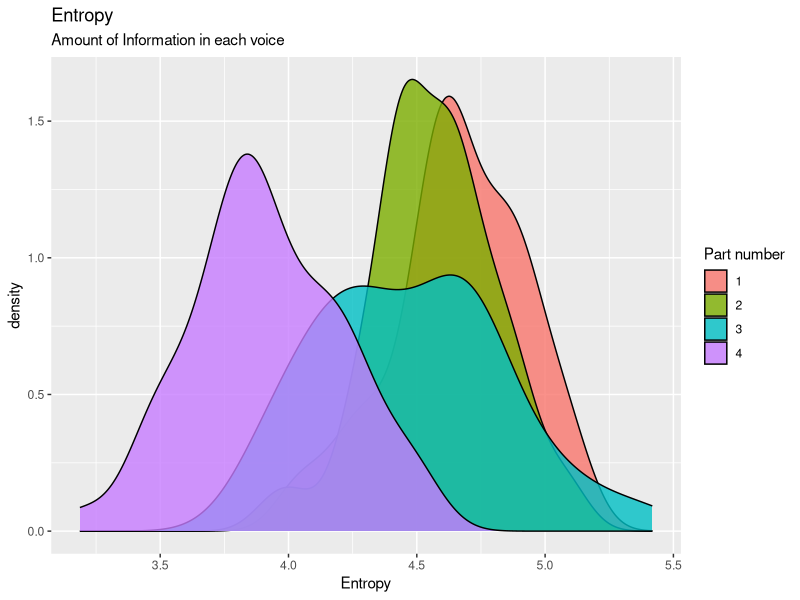

R code for this plot: (Note: this script raises an error after producing the figure.)
## ---- chunk 1

setwd("~/corpora/humdrum_scores/Bach/Chorales/chorales.sample/")
my_data <- read.table("my_data.tsv", header =T)
## ---- chunk 2
entropy <- my_data[,1:3]
## ---- chunk 3
library(ggplot2)
g <- ggplot(entropy, aes(entropy))
g + geom_density(aes(fill=factor(part)), alpha=0.8) + 
    labs(title="Entropy", 
         subtitle="Amount of Information in each voice",
         x="Entropy",
         fill="Part number")
## ---- chunk 4
library(corrplot)
corrplot(my_data)
M<-cor(my_data)
corrplot(M, method="circle")
## ---- chunk 5
variables_wanted <- c(3,8)
h2 <- my_data[,variables_wanted]
h2 <- log1p(h2)
lm_model <- lm(h2$entropy ~ h2$sus)

plot.new(h2$entropy, h2$sus)
abline(lm_model, col="blue")
